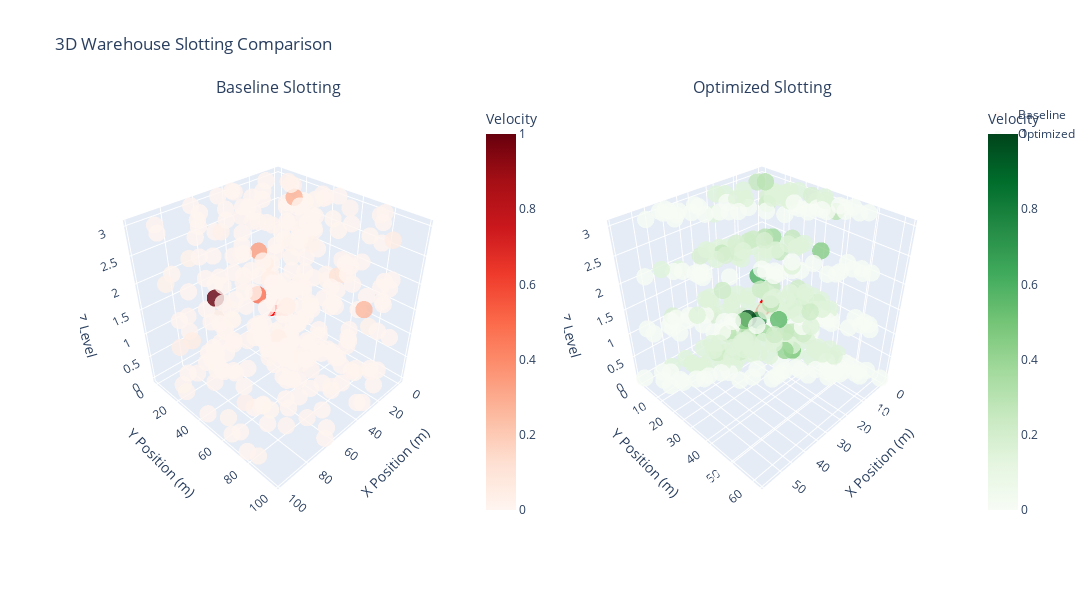

This figure's notebook cell:
### Code cell
# Create side-by-side 3D comparison
fig = make_subplots(
    rows=1, cols=2,
    specs=[[{'type': 'scatter3d'}, {'type': 'scatter3d'}]],
    subplot_titles=('Baseline Slotting', 'Optimized Slotting'),
    horizontal_spacing=0.1
)

# Sample data for visualization performance
sample_baseline = baseline_slotting.sample(n=min(300, len(baseline_slotting)), random_state=42)
sample_optimized = optimized_slotting.sample(n=min(300, len(optimized_slotting)), random_state=42)

# Baseline visualization
baseline_colors = sample_baseline['sku_velocity'] / sample_baseline['sku_velocity'].max()
fig.add_trace(
    go.Scatter3d(
        x=sample_baseline['x'],
        y=sample_baseline['y'],
        z=sample_baseline['z'],
        mode='markers',
        marker=dict(
            size=6,
            color=baseline_colors,
            colorscale='Reds',
            opacity=0.8,
            colorbar=dict(title="Velocity", x=0.45)
        ),
        text=[f"SKU: {sku}<br>Zone: {zone}<br>Velocity: {vel:.1f}" 
              for sku, zone, vel in zip(sample_baseline['sku_id'], sample_baseline['zone'], sample_baseline['sku_velocity'])],
        hovertemplate="<b>%{text}</b><extra></extra>",
        name="Baseline"
    ),
    row=1, col=1
)

# Optimized visualization
optimized_colors = sample_optimized['sku_velocity'] / sample_optimized['sku_velocity'].max()
fig.add_trace(
    go.Scatter3d(
        x=sample_optimized['x'],
        y=sample_optimized['y'],
        z=sample_optimized['z'],
        mode='markers',
        marker=dict(
            size=6,
            color=optimized_colors,
            colorscale='Greens',
            opacity=0.8,
            colorbar=dict(title="Velocity", x=1.02)
        ),
        text=[f"SKU: {sku}<br>Zone: {zone}<br>Velocity: {vel:.1f}" 
              for sku, zone, vel in zip(sample_optimized['sku_id'], sample_optimized['zone'], sample_optimized['sku_velocity'])],
        hovertemplate="<b>%{text}</b><extra></extra>",
        name="Optimized"
    ),
    row=1, col=2
)

# Add dock markers
for col in [1, 2]:
    fig.add_trace(
        go.Scatter3d(
            x=[0], y=[0], z=[0],
            mode='markers',
            marker=dict(size=15, color='red', symbol='diamond'),
            name="Dock",
            showlegend=False
        ),
        row=1, col=col
    )

fig.update_layout(
    title="3D Warehouse Slotting Comparison",
    scene=dict(
        xaxis_title="X Position (m)",
        yaxis_title="Y Position (m)",
        zaxis_title="Z Level",
        camera=dict(eye=dict(x=1.5, y=1.5, z=1.5))
    ),
    scene2=dict(
        xaxis_title="X Position (m)",
        yaxis_title="Y Position (m)",
        zaxis_title="Z Level",
        camera=dict(eye=dict(x=1.5, y=1.5, z=1.5))
    ),
    height=600,
    width=1200
)

fig.show()

print("🎯 Final 3D comparison visualization created!")
print("   Left: Baseline (inefficient) slotting")
print("   Right: Optimized (data-driven) slotting")
print("   Red diamond: Shipping dock location")

### Figure 1 — Plotly figure (JSON) as saved in the notebook; plotly's stock layout.template omitted (floating-point values rounded to 4 significant figures; data arrays with more than 128 entries replaced by an {"elided": "..."} marker saying what was removed)
{"data": [{"hovertemplate": "<b>%{text}</b><extra></extra>", "marker": {"color": {"elided": "300 float values"}, "colorbar": {"title": {"text": "Velocity"}, "x": 0.45}, "colorscale": [[0, "rgb(255,245,240)"], [0.125, "rgb(254,224,210)"], [0.25, "rgb(252,187,161)"], [0.375, "rgb(252,146,114)"], [0.5, "rgb(251,106,74)"], [0.625, "rgb(239,59,44)"], [0.75, "rgb(203,24,29)"], [0.875, "rgb(165,15,21)"], [1, "rgb(103,0,13)"]], "opacity": 0.8, "size": 6}, "mode": "markers", "name": "Baseline", "scene": "scene", "text": {"elided": "300 str values"}, "type": "scatter3d", "x": {"elided": "300 float values"}, "y": {"elided": "300 float values"}, "z": {"elided": "300 int values"}}, {"hovertemplate": "<b>%{text}</b><extra></extra>", "marker": {"color": {"elided": "300 float values"}, "colorbar": {"title": {"text": "Velocity"}, "x": 1.02}, "colorscale": [[0, "rgb(247,252,245)"], [0.125, "rgb(229,245,224)"], [0.25, "rgb(199,233,192)"], [0.375, "rgb(161,217,155)"], [0.5, "rgb(116,196,118)"], [0.625, "rgb(65,171,93)"], [0.75, "rgb(35,139,69)"], [0.875, "rgb(0,109,44)"], [1, "rgb(0,68,27)"]], "opacity": 0.8, "size": 6}, "mode": "markers", "name": "Optimized", "scene": "scene2", "text": {"elided": "300 str values"}, "type": "scatter3d", "x": {"elided": "300 float values"}, "y": {"elided": "300 float values"}, "z": {"elided": "300 int values"}}, {"marker": {"color": "red", "size": 15, "symbol": "diamond"}, "mode": "markers", "name": "Dock", "scene": "scene", "showlegend": false, "type": "scatter3d", "x": [0], "y": [0], "z": [0]}, {"marker": {"color": "red", "size": 15, "symbol": "diamond"}, "mode": "markers", "name": "Dock", "scene": "scene2", "showlegend": false, "type": "scatter3d", "x": [0], "y": [0], "z": [0]}], "layout": {"annotations": [{"font": {"size": 16}, "showarrow": false, "text": "Baseline Slotting", "x": 0.225, "xanchor": "center", "xref": "paper", "y": 1, "yanchor": "bottom", "yref": "paper"}, {"font": {"size": 16}, "showarrow": false, "text": "Optimized Slotting", "x": 0.775, "xanchor": "center", "xref": "paper", "y": 1, "yanchor": "bottom", "yref": "paper"}], "height": 600, "scene": {"camera": {"eye": {"x": 1.5, "y": 1.5, "z": 1.5}}, "domain": {"x": [0, 0.45], "y": [0, 1]}, "xaxis": {"title": {"text": "X Position (m)"}}, "yaxis": {"title": {"text": "Y Position (m)"}}, "zaxis": {"title": {"text": "Z Level"}}}, "scene2": {"camera": {"eye": {"x": 1.5, "y": 1.5, "z": 1.5}}, "domain": {"x": [0.55, 1], "y": [0, 1]}, "xaxis": {"title": {"text": "X Position (m)"}}, "yaxis": {"title": {"text": "Y Position (m)"}}, "zaxis": {"title": {"text": "Z Level"}}}, "title": {"text": "3D Warehouse Slotting Comparison"}, "width": 1200}}
